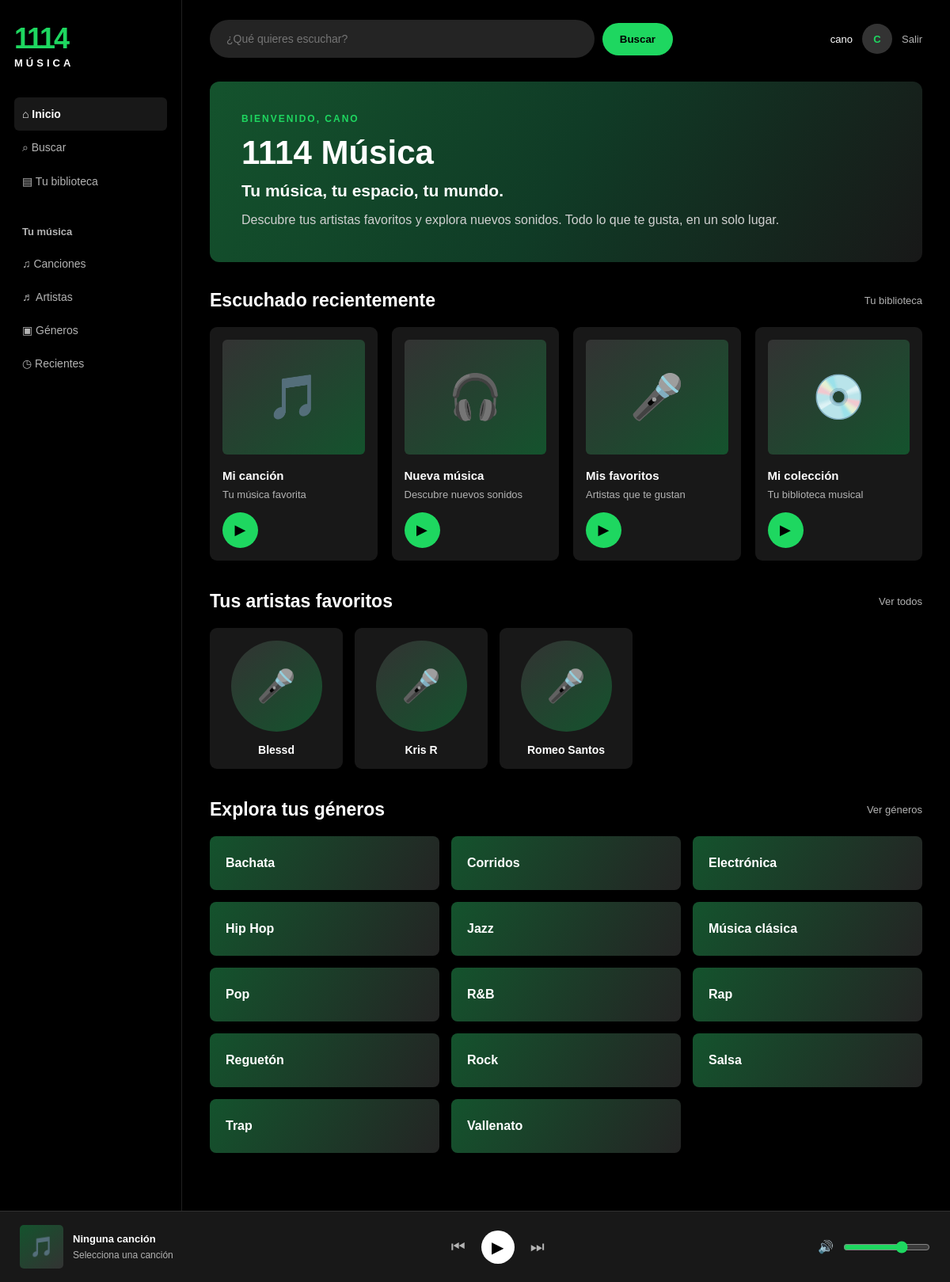
The page /inicio (signed in) on the database its author committed.
### tables this page shows
CREATE TABLE artistas (
            id INTEGER PRIMARY KEY AUTOINCREMENT,
            nombre TEXT NOT NULL UNIQUE
        );

CREATE TABLE generos (
            id INTEGER PRIMARY KEY AUTOINCREMENT,
            nombre TEXT NOT NULL UNIQUE
        );

### app.py (the view)
@app.route("/inicio")
def pagina_inicio():
    if "usuario_id" not in session:
        return redirect("/")
    conexion = conectar_db()
    usuario_id = session["usuario_id"]
    resultados_generos = conexion.execute("""
        SELECT g.nombre
        FROM generos g
        INNER JOIN usuario_genero ug ON g.id = ug.genero_id
        WHERE ug.usuario_id = ?
        ORDER BY g.nombre
    """, (usuario_id,)).fetchall()
    resultados_artistas = conexion.execute("""
        SELECT a.nombre
        FROM artistas a
        INNER JOIN usuario_artista ua ON a.id = ua.artista_id
        WHERE ua.usuario_id = ?
        ORDER BY a.nombre
    """, (usuario_id,)).fetchall()
    conexion.close()
    generos_usuario = [fila["nombre"] for fila in resultados_generos]
    artistas_usuario = [fila["nombre"] for fila in resultados_artistas]
    return render_template(
        "inicio.html",
        nombre=session.get("nombre", "Usuario"),
        generos=generos_usuario,
        artistas=artistas_usuario
    )

### app.py (called while the page is built)
def conectar_db():
    conexion = sqlite3.connect("database/musica.db")
    conexion.row_factory = sqlite3.Row
    return conexion

### templates/inicio.html (shortened to what this page needs)
<!DOCTYPE html>
<html lang="es">
<head>
    <link rel="stylesheet" href="{{ url_for('static', filename='inicio.css') }}">
</head>
<body>
    <div class="pagina">
        <aside class="barra-lateral">
            <div class="logo">
                <h1>1114</h1>
                <span>MÚSICA</span>
            </div>
            <nav>
                <a href="/inicio" class="activo">⌂ Inicio</a>
                <a href="#buscar">⌕ Buscar</a>
                <a href="#biblioteca">▤ Tu biblioteca</a>
            </nav>
            <div class="biblioteca" id="biblioteca">
                <h3>Tu música</h3>
                <a href="#canciones">♫ Canciones</a>
                <a href="#artistas">♬ Artistas</a>
                <a href="#generos">▣ Géneros</a>
                <a href="#recientes">◷ Recientes</a>
            </div>
        </aside>
        <main class="contenido">
            <header class="encabezado" id="buscar">
                <div class="buscador">
                    <input
                        type="text"
                        id="busqueda"
                        placeholder="¿Qué quieres escuchar?"
                    >
                    <button id="boton-buscar">Buscar</button>
                </div>
                <div class="perfil">
                    <span>{{ nombre }}</span>
                    <div class="avatar">{{ nombre[0]|upper if nombre else "U" }}</div>
                    <a href="/cerrar-sesion" style="color: #b3b3b3; text-decoration: none;">
                        Salir
                    </a>
                </div>
            </header>
            <section class="bienvenida">
                <p>BIENVENIDO, {{ nombre|upper }}</p>
                <h2>1114 Música</h2>
                <h3>Tu música, tu espacio, tu mundo.</h3>
                <p>
                    Descubre tus artistas favoritos y explora nuevos sonidos.
                    Todo lo que te gusta, en un solo lugar.
                </p>
            </section>
            <section class="seccion" id="recientes">
                <div class="titulo-seccion">
                    <h2>Escuchado recientemente</h2>
                    <a href="#canciones">Tu biblioteca</a>
                </div>
                <div class="tarjetas" id="canciones">
                    <div class="tarjeta">
                        <div class="imagen-musica">🎵</div>
                        <h3>Mi canción</h3>
                        <p>Tu música favorita</p>
                        <button class="boton-reproducir">▶</button>
                    </div>
                    <div class="tarjeta">
                        <div class="imagen-musica">🎧</div>
                        <h3>Nueva música</h3>
                        <p>Descubre nuevos sonidos</p>
                        <button class="boton-reproducir">▶</button>
                    </div>
                    <div class="tarjeta">
                        <div class="imagen-musica">🎤</div>
                        <h3>Mis favoritos</h3>
                        <p>Artistas que te gustan</p>
                        <button class="boton-reproducir">▶</button>
                    </div>
                    <div class="tarjeta">
                        <div class="imagen-musica">💿</div>
                        <h3>Mi colección</h3>
                        <p>Tu biblioteca musical</p>
                        <button class="boton-reproducir">▶</button>
                    </div>
                </div>
            </section>
            <section class="seccion" id="artistas">
                <div class="titulo-seccion">
                    <h2>Tus artistas favoritos</h2>
                    <a href="/artistas">Ver todos</a>
                </div>
                <div class="artistas">
                    {% if artistas %}
                        {% for artista in artistas %}
                            <div class="artista">
                                <div class="foto-artista">🎤</div>
                                <h3>{{ artista }}</h3>
                            </div>
                        {% endfor %}
                    {% endif %}
                </div>
            </section>
            <section class="seccion" id="generos">
                <div class="titulo-seccion">
                    <h2>Explora tus géneros</h2>
                    <a href="/generos">Ver géneros</a>
                </div>
                <div class="generos">
                    {% if generos %}
                        {% for genero in generos %}
                            <div class="genero">{{ genero }}</div>
                        {% endfor %}
                    {% endif %}
                </div>
            </section>
        </main>
    </div>
    <footer class="reproductor">
        <div class="cancion-actual">
            <div class="miniatura">🎵</div>
            <div>
                <h4 id="nombre-cancion">Ninguna canción</h4>
                <p id="nombre-artista">Selecciona una canción</p>
            </div>
        </div>
        <div class="controles">
            <button id="anterior" title="Canción anterior">⏮</button>
            <button id="reproducir" title="Reproducir o pausar">▶</button>
            <button id="siguiente" title="Siguiente canción">⏭</button>
        </div>
        <div class="volumen">
            <span>🔊</span>
            <input
                type="range"
                id="control-volumen"
                min="0"
                max="100"
                value="70"
            >
        </div>
    </footer>
</body>
</html>

### rows shown on the page
artistas: nombre "Blessd"
artistas: nombre "Kris R"
artistas: nombre "Romeo Santos"
generos: nombre "Bachata"
generos: nombre "Corridos"
generos: nombre "Electrónica"
generos: nombre "Hip Hop"
generos: nombre "Jazz"
generos: nombre "Música clásica"
generos: nombre "Pop"
generos: nombre "R&B"
generos: nombre "Rap"
generos: nombre "Reguetón"
generos: nombre "Rock"
generos: nombre "Salsa"
generos: nombre "Trap"
generos: nombre "Vallenato"

### other values the page prints
{{ nombre }} "cano"
{{ nombre[0]|upper if nombre else "U" }} "C"
{{ nombre|upper }} "CANO"
